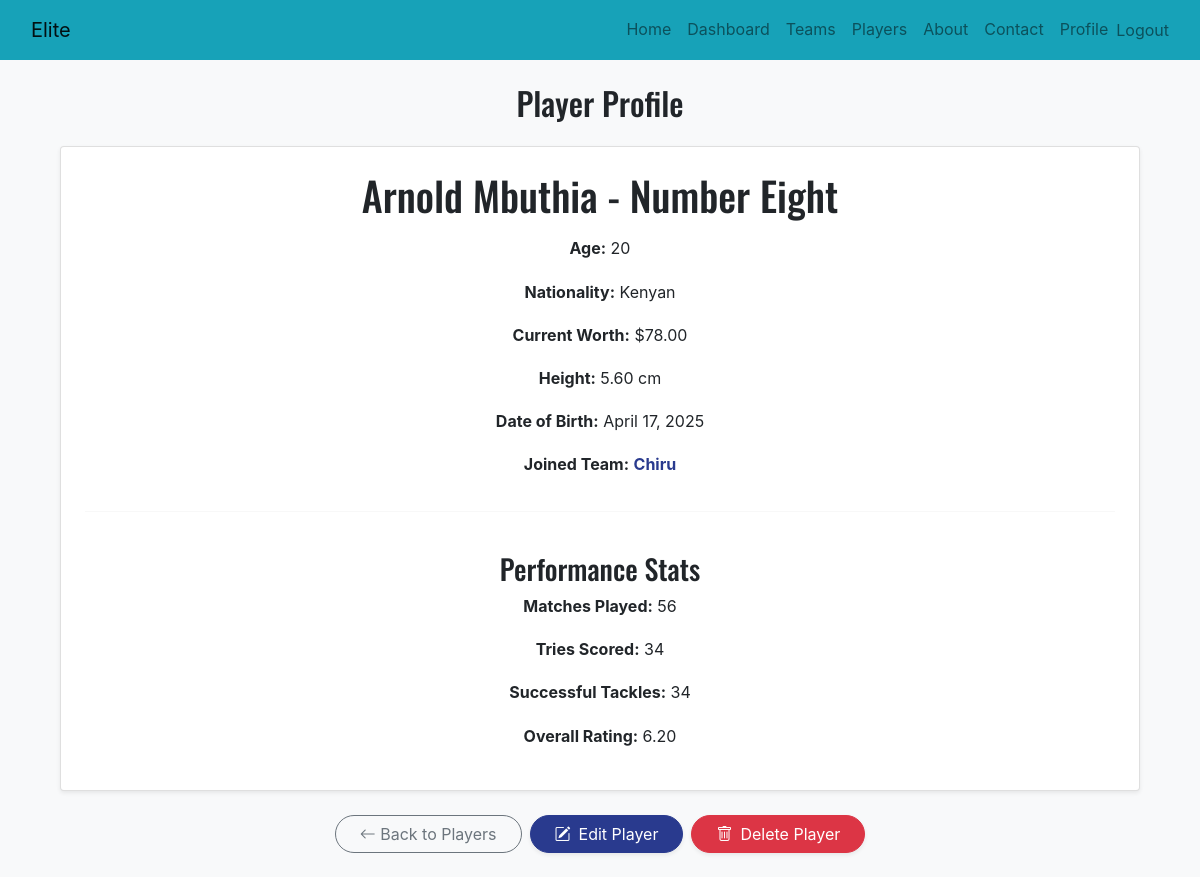
The page /player_detail/3/ (signed in) on the database its author committed.
### Elite/models.py (models this page shows, shortened)
class Player(models.Model):
    POSITION_CHOICES = [
        ('Prop', 'Prop'),
        ('Hooker', 'Hooker'),
        ('Lock', 'Lock'),
        ('Flanker', 'Flanker'),
        ('Number Eight', 'Number Eight'),
        ('Scrum Half', 'Scrum Half'),
        ('Fly Half', 'Fly Half'),
        ('Centre', 'Centre'),
        ('Wing', 'Wing'),
        ('Full Back', 'Full Back'),
    ]
    name = models.CharField(max_length=100)
    age = models.PositiveIntegerField()
    nationality = models.CharField(max_length=100)
    position = models.CharField(max_length=20, choices=POSITION_CHOICES)
    current_worth = models.DecimalField(max_digits=10, decimal_places=2)
    height = models.DecimalField(max_digits=5, decimal_places=2)  # Height in cm
    date_of_birth = models.DateField()
    team = models.ForeignKey(Team, on_delete=models.SET_NULL, null=True, related_name='players')

class Team(models.Model):
    name = models.CharField(max_length=100, unique=True, verbose_name="Team Name")
    location = models.CharField(max_length=100, verbose_name="Team Location")
    founded_year = models.PositiveIntegerField(validators=[MinValueValidator(1800), MaxValueValidator(datetime.date.today().year)])
    coach = models.CharField(max_length=100)
    league = models.ForeignKey('League', on_delete=models.SET_NULL, null=True, blank=True,)
    logo = models.ImageField(upload_to='team_logo', null=True, blank=True, default ='team_logo/main_logo.svg')

class PerformanceStat(models.Model):
    player = models.ForeignKey(Player, on_delete=models.CASCADE, related_name='performance_stats')
    matches_played = models.PositiveIntegerField(default=0)
    tries_scored = models.PositiveIntegerField(default=0)
    successful_tackles = models.PositiveIntegerField(default=0)
    overall_rating = models.DecimalField(max_digits=5, decimal_places=2, default=0.0)

### Elite/views.py (the view)
# urls.py: path('player_detail/<int:pk>/', views.player_detail, name='player_detail'),
@login_required(login_url='login_user')
def player_detail(request, pk):
    player = Player.objects.get(id=pk)
    context = {'player': player}
    return render(request, 'base/player_detail.html', context)

### Elite/templates/base/player_detail.html (shortened to what this page needs)
{% extends 'main.html' %}
{% block content %}
<div class="container my-4 text-center">
    <h2 class="mb-4">Player Profile</h2>
    <div class="card shadow-sm p-4">
        <h1 class="mb-3">{{ player.name }} - {{ player.position }}</h1>
        <p><strong>Age:</strong> {{ player.age }}</p>
        <p><strong>Nationality:</strong> {{ player.nationality }}</p>
        <p><strong>Current Worth:</strong> ${{ player.current_worth }}</p>
        <p><strong>Height:</strong> {{ player.height }} cm</p>
        <p><strong>Date of Birth:</strong> {{ player.date_of_birth }}</p>
        <p><strong>Joined Team:</strong>
            {% if player.team %}
                <a href="{% url 'team_detail' player.team.pk %}" class="fw-bold text-primary">{{ player.team.name }}</a>
            {% else %}
                <span class="text-muted">No team assigned</span>
            {% endif %}
        </p>
        <hr>
        <h3 class="mt-4">Performance Stats</h3>
        {% if player.performance_stats.exists %}
            {% for stat in player.performance_stats.all %}
                <p><strong>Matches Played:</strong> {{ stat.matches_played }}</p>
                <p><strong>Tries Scored:</strong> {{ stat.tries_scored }}</p>
                <p><strong>Successful Tackles:</strong> {{ stat.successful_tackles }}</p>
                <p><strong>Overall Rating:</strong> {{ stat.overall_rating }}</p>
            {% endfor %}
        {% endif %}
    </div>
</div>
<div class="container my-4 d-flex flex-wrap gap-2 justify-content-center">
    <a href="{% url 'player_list' %}" class="btn btn-outline-secondary rounded-pill px-4">
        <i class="bi bi-arrow-left"></i> Back to Players
    </a>
    {% if request.user.is_staff %}
        <a href="{% url 'update_player' player.pk %}" class="btn btn-primary px-4 rounded-pill shadow-sm">
            <i class="bi bi-pencil-square me-2"></i>Edit Player
        </a>
        <a href="{% url 'delete_player' player.pk %}" class="btn btn-danger px-4 rounded-pill shadow-sm">
            <i class="bi bi-trash me-2"></i>Delete Player
        </a>
    {% endif %}
</div>
{% endblock %}

### Elite/static/css/style.css (style rules this page uses)
body { line-height: 1.7; font-weight: 400; font-size: 1rem; font-family: -apple-system, BlinkMacSystemFont, "Segoe UI", Roboto, "Helvetica Neue", Arial, "Noto Sans", sans-serif, "Apple Color Emoji", "Segoe UI Emoji", "Segoe UI Symbol", "Noto Color Emoji"; background: #222831; }
h1, h2, h3, h4, h5, h6, .site-logo { font-family: 'Oswald', sans-serif; }
a { -webkit-transition: .3s all ease; -o-transition: .3s all ease; transition: .3s all ease; }
.btn { position: relative; top: 0; }
.btn.btn-primary { color: #fff; }

### rows shown on the page
Player: name "Arnold Mbuthia", position "Number Eight", age "20", nationality "Kenyan", current_worth "78.00", height "5.60", date_of_birth "April 17, 2025", team.name "Chiru"
PerformanceStat: matches_played "56", tries_scored "34", successful_tackles "34", overall_rating "6.20"
